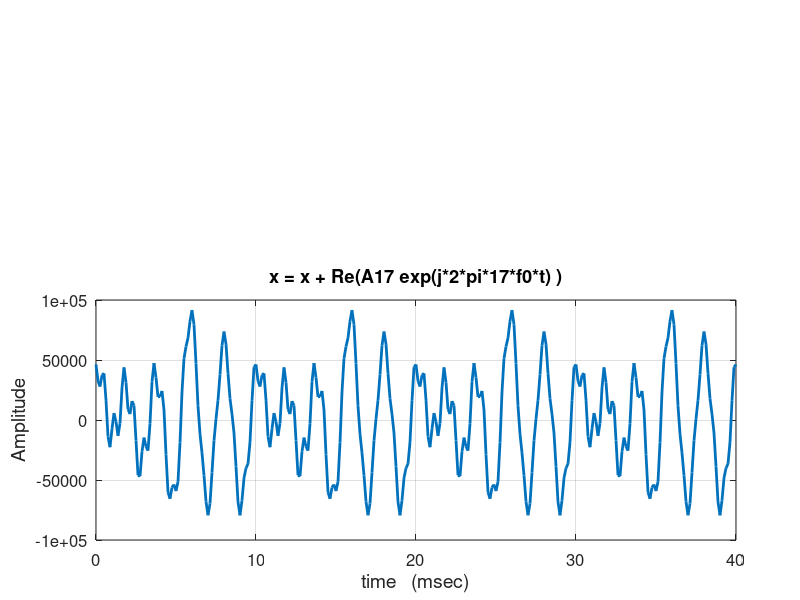

MATLAB code for this plot:
%---
%=== Vowel Demo:
%  This script demonstrates the basic idea of harmonic sinusoids.
%  Five sinusoids with a common fundamental frequency are
%  added together, one at a time.
%  Thus we can see how the waveform changes as higher harmonics
%  are added in.  In addition, the sound of the waveform is
%  played at each step.
%
%  To run the demo just type vowel_d at the MATLAB prompt,
%   and hit <CR> whenever there is a pause.
%---
format compact
clf reset
whitebg(0.88*[1,1,1])
fs = 8000;
ZZ = 10000 * [ (0.0771 + j*1.2202);
              (-0.8865 + j*2.8048);
               (4.8001 - j*0.8995);
	           (0.1657 - j*1.3520);
	            0.4723              ];
%
Fo = 100;
ff = Fo * [ 2, 4, 5, 16, 17 ];  %-- row
dur = 4/Fo;
tt = 0 : (1/fs) : dur;
xi =  exp( -2i*pi*tt'*ff );   %--- components
xx =  xi * ZZ;
%
dur_long = 1.5;
ttt = 0 : (1/fs) : dur_long;

tms = tt*1000;   %--- convert to msec
subplot('Position',[0.12 0.6 0.8 0.3])
jkl = 1;
x1 = xi(:,jkl)*ZZ(jkl);
    hp = plot( tms, real( x1 ) );
	set(hp,'LineWidth',2)
	title('x = Re(A_2 exp(j*2*pi*2*f0*t) )','FontSize',16)
	set(gca,'FontSize',12)
    ylabel('Amplitude','FontSize',14)
disp('<CR> to play sound'),  pause
xxx = real(exp( -2i*pi*ttt'*ff(jkl) )*ZZ(jkl));
sound( xxx/max(abs(xxx)), fs );
disp('<CR> to continue'),  pause

jkl = 1:2;
x12 = xi(:,jkl) * ZZ(jkl);
subplot('Position',[0.12 0.07 0.8 0.35])
	hp = plot( tms, real(x12) );
	set(hp,'LineWidth',2)
	title('x = x + Re(A_4 exp(j*2*pi*4*f0*t) )','FontSize',16)
	set(gca,'FontSize',12)
	xlabel('time   (msec)','FontSize',14); ylabel('Amplitude','FontSize',14)
disp('<CR> to play sound'),  pause
xxx = real(exp( -2i*pi*ttt'*ff(jkl) )*ZZ(jkl));
sound( xxx/max(abs(xxx)), fs );
disp('<CR> to continue'),  pause
%----------
clf reset
jkl = 1:3;
x123 = xi(:,jkl) * ZZ(jkl);
subplot('Position',[0.12 0.6 0.8 0.3])
	hp = plot( tms, real(x123) );
	set(hp,'LineWidth',2)
	title('x = x + Re(A_5 exp(j*2*pi*5*f0*t) )','FontSize',16)
	set(gca,'FontSize',12)
	ylabel('Amplitude','FontSize',14)
disp('<CR> to play sound'),  pause
xxx = real(exp( -2i*pi*ttt'*ff(jkl) )*ZZ(jkl));
sound( xxx/max(abs(xxx)), fs );
disp('<CR> to continue'),  pause
%
jkl = 1:4;
x1234 = xi(:,jkl) * ZZ(jkl);
subplot('Position',[0.12 0.07 0.8 0.35])
	hp = plot( tms, real(x1234) );
	set(hp,'LineWidth',2)
	title('x = x + Re(A16 exp(j*2*pi*16*f0*t) )','FontSize',16)
	set(gca,'FontSize',12)
	xlabel('time   (msec)','FontSize',14); ylabel('Amplitude','FontSize',14)
disp('<CR> to play sound'),  pause
xxx = real(exp( -2i*pi*ttt'*ff(jkl) )*ZZ(jkl));
sound( xxx/max(abs(xxx)), fs );
disp('<CR> to continue'),  pause
%------
clf reset
subplot('Position',[0.12,0.1,0.8,0.4])
	hp = plot( tms, real(xx) );grid
	set(hp,'LineWidth',2)
	title('x = x + Re(A17 exp(j*2*pi*17*f0*t) )','FontSize',16)
	set(gca,'FontSize',12)
	xlabel('time   (msec)','FontSize',14); ylabel('Amplitude','FontSize',14)
disp('<CR> to play sound'),  pause
jkl = 1:5;
xxx = real(exp( -2i*pi*ttt'*ff(jkl) )*ZZ(jkl));
sound( xxx/max(abs(xxx)), fs );
